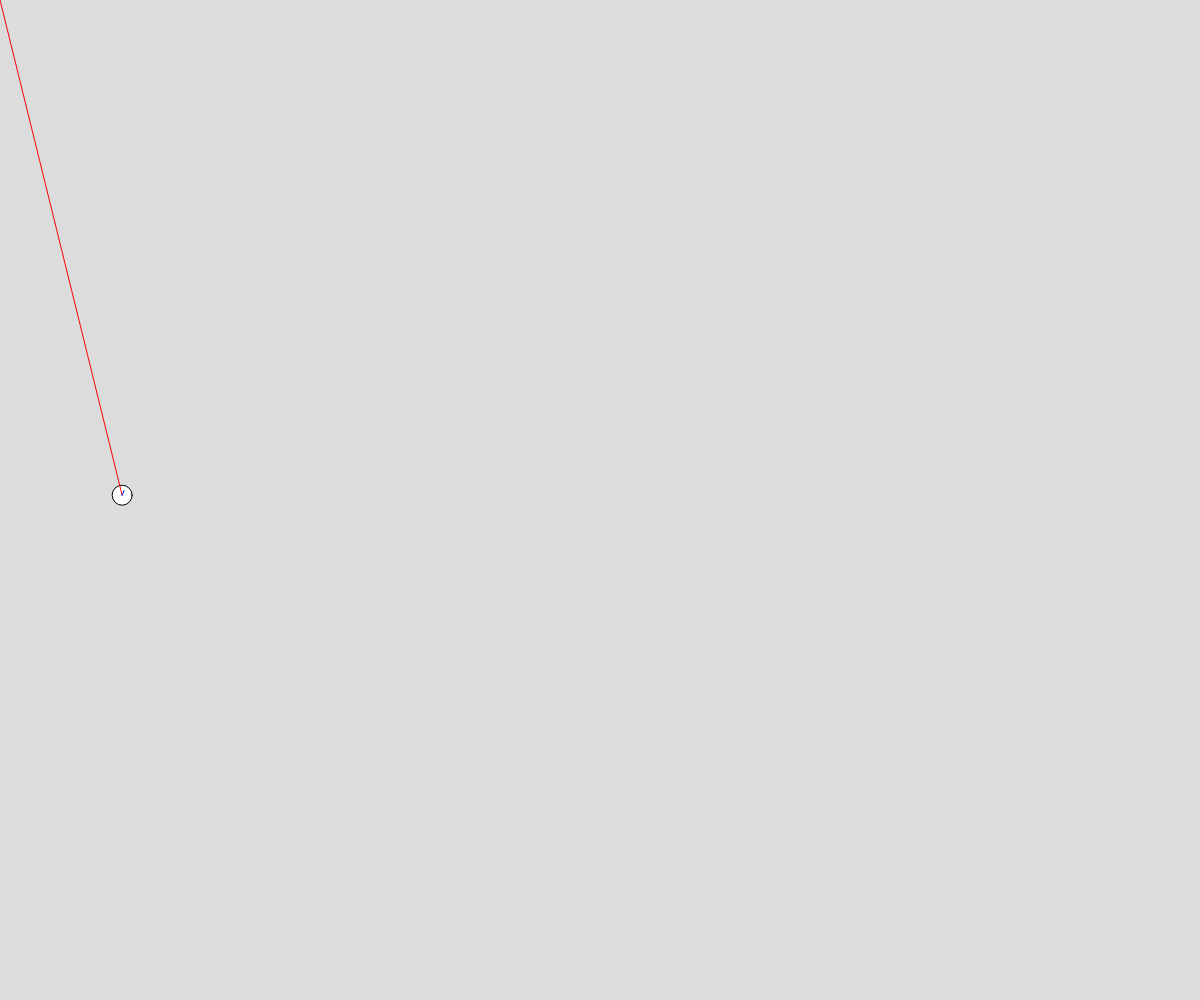
Frame 1 (no input)
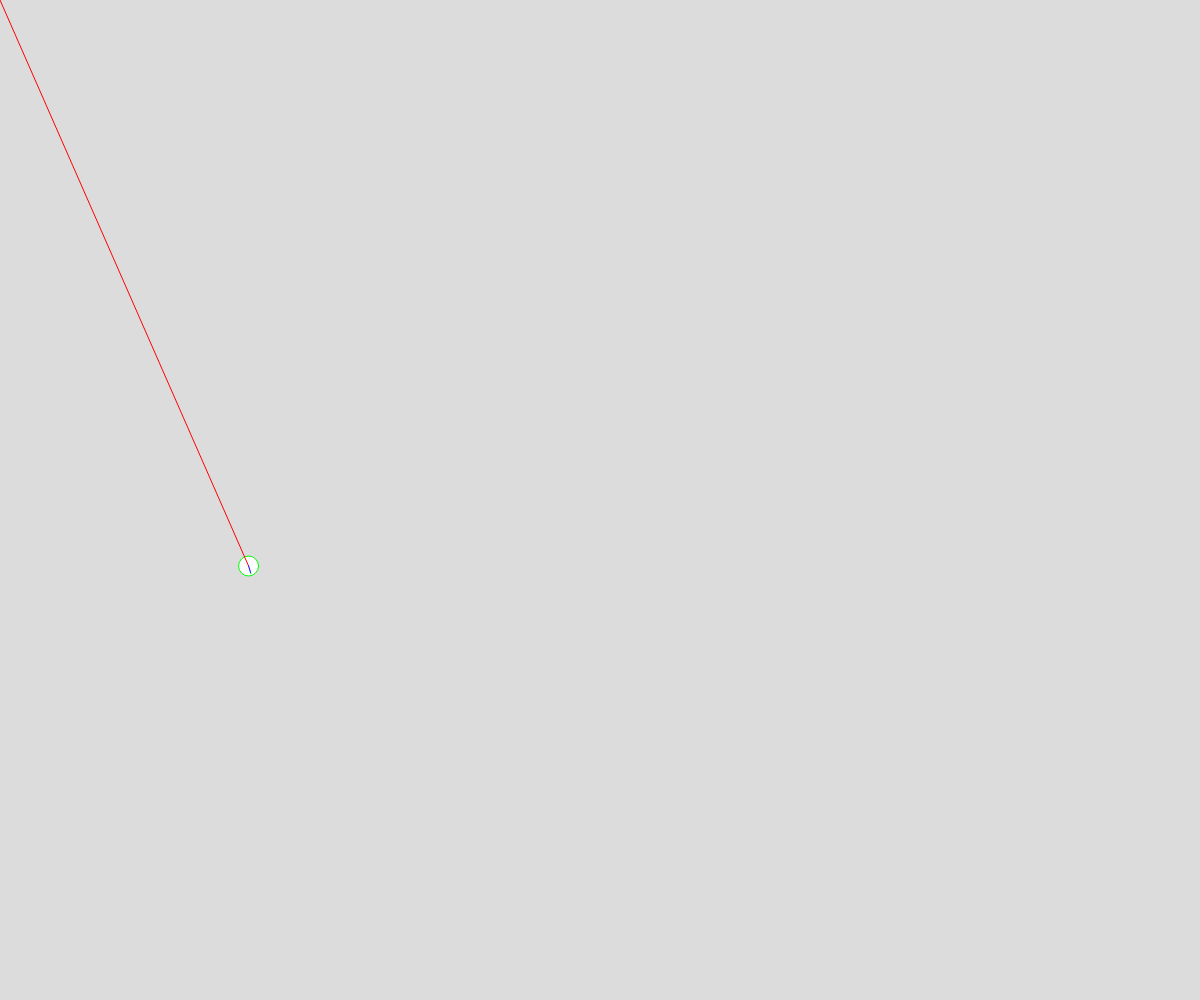
Frame 60 (no input)
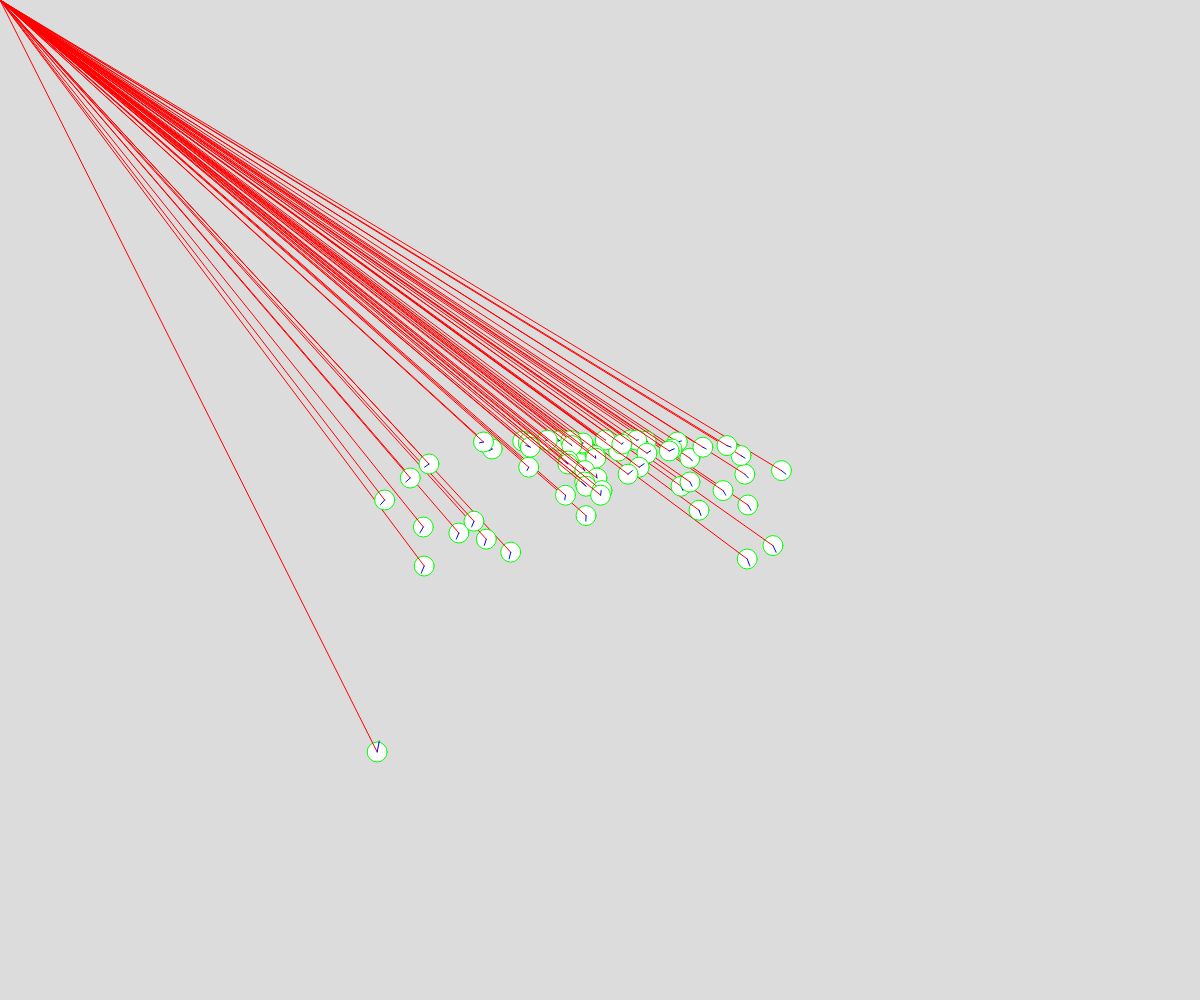
Frame 120 (the mouse pressed at the canvas centre since frame 60)

The p5.js sketch that drew these frames (run headless with seeded random() and noise() and a simulated clock; from frame 60 on, the mouse is pressed at the canvas centre):

// p5.js sketch
// ── sketch.js
// Vector Visualization
// Mr. Scott
// May 5, 2025

let objects = [];

function setup() {
  createCanvas(windowWidth, windowHeight);
  objects.push(new Ball(width*0.1, height*0.5));
}

function draw() {
  background(220);

  if(mouseIsPressed){
    objects.push(new Ball(mouseX, mouseY));
  }

  for (let o of objects){
    //if(keyIsPressed && key === " "){
      o.move();
    //}
    //o.calcMouse();
    o.display();
  }

}

class Ball{
  constructor(x,y){
    this.pos = createVector(x,y);
    this.vel = createVector(random(-5,5),-5);
    this.grav = createVector(0,0.2);
    //this.grav; //MOUSE ATTRACTOR
  }

  calcMouse(){
    //mouse vector calculations
    this.grav = createVector(mouseX, mouseY);
    this.grav.sub(this.pos);
    this.grav.normalize(); //sets between 0-1
    this.grav.mult(4);
  }

  move(){
    //update velocity and position vectors
    this.vel.add(this.grav);
    this.vel.limit(30);  //can't go outside -10 and 10
    this.pos.add(this.vel);

    //wall-floor bounce
    if(this.pos.x < 0 || this.pos.x > width){
      this.vel.x *= -1;
    }
    if(this.pos.y > height){
      this.vel.y *= -1;
    }
  }
  
  display(){
    //display Ball
    circle(this.pos.x, this.pos.y, 20);

    //display vectors
    stroke(255,0,0);
    line(0,0,this.pos.x, this.pos.y);

    stroke(0,0,255);
    line(this.pos.x, this.pos.y, this.pos.x + this.vel.x, this.pos.y + this.vel.y);

    let endVX = this.pos.x + this.vel.x;
    let endVY = this.pos.y + this.vel.y;
    stroke(0,255,0);
    line(endVX, endVY, endVX + this.grav.x, endVY + this.grav.y);

  }

}
